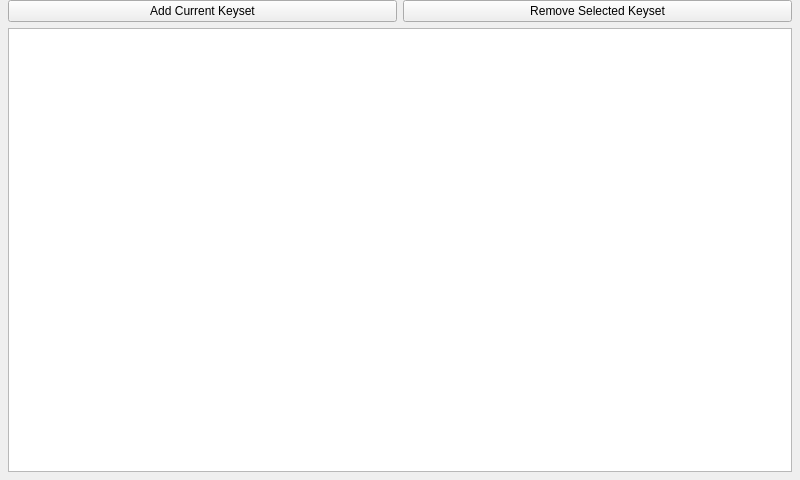
<?xml version="1.0" encoding="UTF-8"?>
<ui version="4.0">
 <class>PIRFavoritesForm</class>
 <widget class="QWidget" name="PIRFavoritesForm">
  <property name="geometry">
   <rect>
    <x>0</x>
    <y>0</y>
    <width>800</width>
    <height>480</height>
   </rect>
  </property>
  <property name="windowTitle">
   <string>Form</string>
  </property>
  <layout class="QGridLayout" name="gridLayout">
   <property name="leftMargin">
    <number>8</number>
   </property>
   <property name="topMargin">
    <number>0</number>
   </property>
   <property name="rightMargin">
    <number>8</number>
   </property>
   <property name="bottomMargin">
    <number>8</number>
   </property>
   <item row="0" column="0">
    <widget class="QPushButton" name="addKeysetButton">
     <property name="text">
      <string>Add Current Keyset</string>
     </property>
    </widget>
   </item>
   <item row="0" column="1">
    <widget class="QPushButton" name="removeKeysetButton">
     <property name="text">
      <string>Remove Selected Keyset</string>
     </property>
    </widget>
   </item>
   <item row="1" column="0" colspan="2">
    <widget class="QListWidget" name="favoriteKeysetsWidget"/>
   </item>
  </layout>
 </widget>
 <resources/>
 <connections/>
</ui>
